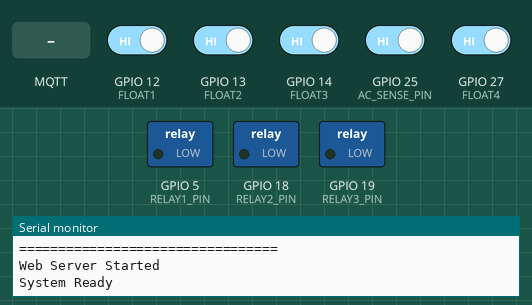
This program was run on a simulated ESP32. On the bench: switched loads named in the program (green lamp = pin HIGH), the last lines printed to the serial monitor. Inputs (shaded band) come from the test bench; at power-on: GPIO 12 (FLOAT1), GPIO 13 (FLOAT2), GPIO 14 (FLOAT3), GPIO 25 (AC_SENSE_PIN), GPIO 27 (FLOAT4) HIGH. WiFi joins after 1.5 s; servers stay silent unless stated; no MQTT or app messages arrive unless stated.

Above: at 2.7 s.
2.8 s: MQTT message "ON" arrives on the first subscribed topic
At 5.6 s:
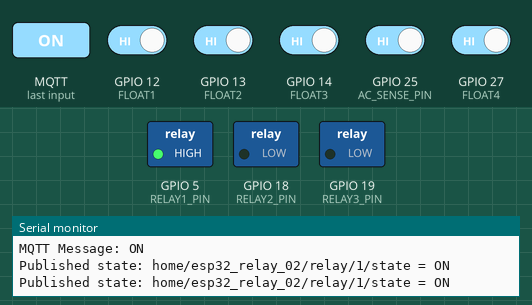
5.8 s: MQTT message "ON" arrives on the second subscribed topic
At 7.0 s:
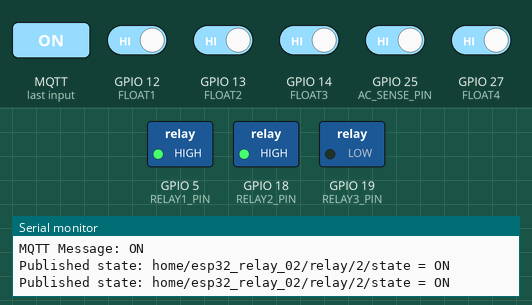
7.3 s: MQTT message "on" arrives on the first subscribed topic
At 8.3 s:
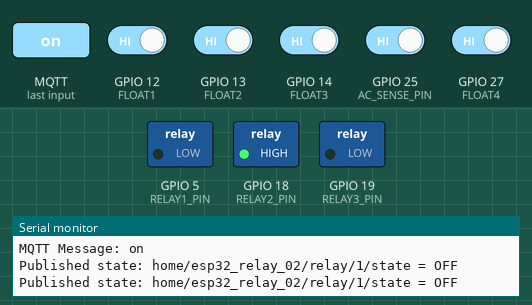
8.8 s: MQTT message "ON" arrives on the third subscribed topic
At 9.5 s:
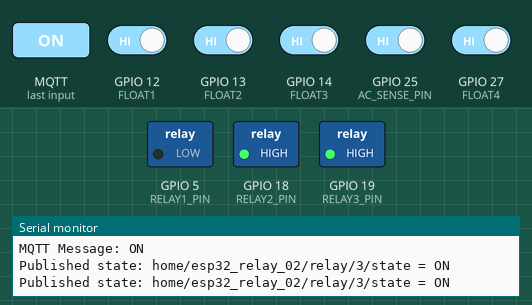
10.3 s: MQTT message "off" arrives on the second subscribed topic
At 10.7 s:
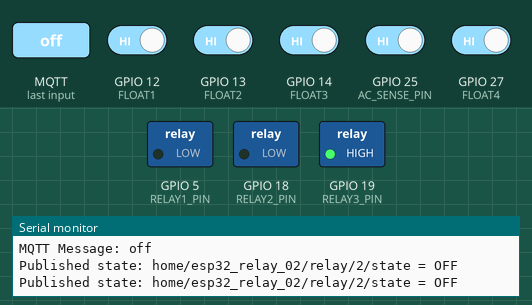
Timing chart, 0 to 13.3 s (numbered marks = the images above; inputs shaded):
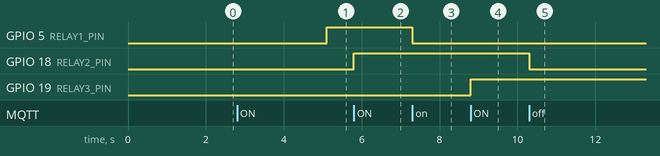

The program:

main.cpp
```cpp
#include <Arduino.h>

#include "wifi_manager.h"
#include "mqtt_manager.h"
#include "relay_manager.h"
#include "web_server.h"
#include "ac_monitor.h"
#include "water_level.h"

void setup()
{
    Serial.begin(115200);

    relayInit();

    acMonitorInit();

    waterLevelInit();

    wifiInit();

    mqttInit();

    webServerInit();

    Serial.println("System Ready");
}

void loop()
{
    wifiLoop();

    mqttLoop();

    acMonitorLoop();

    waterLevelLoop();
}
```

ac_monitor.h
```cpp
#ifndef AC_MONITOR_H
#define AC_MONITOR_H

#include <Arduino.h>

void acMonitorInit();
void acMonitorLoop();
bool isElectricityOn();

#endif
```

mqtt_manager.h
```cpp
#ifndef MQTT_MANAGER_H
#define MQTT_MANAGER_H

#include <Arduino.h>

void mqttInit();

void mqttLoop();

void mqttPublishState(uint8_t relay, bool state);

void mqttPublishDiscovery();

void mqttPublishElectricityState(bool state);

void mqttPublishWaterLevel(const char* state, uint8_t percentage);

#endif
```

water_level.h
```cpp
#ifndef WATER_LEVEL_H
#define WATER_LEVEL_H

#include <Arduino.h>

void waterLevelInit();
void waterLevelLoop();
const char* getWaterLevelState();
uint8_t getWaterLevelPercentage();
bool getFloatState(uint8_t floatNumber);

#endif
```

web_server.h
```cpp
#ifndef WEB_SERVER_H
#define WEB_SERVER_H

void webServerInit();

#endif
```

wifi_manager.h
```cpp
#ifndef WIFI_MANAGER_H
#define WIFI_MANAGER_H

void wifiInit();

void wifiLoop();

#endif
```

ac_monitor.cpp
```cpp
#include "ac_monitor.h"

#include "config.h"
#include "mqtt_manager.h"

namespace
{
volatile uint32_t pulseCount = 0;
portMUX_TYPE pulseMux = portMUX_INITIALIZER_UNLOCKED;
unsigned long lastCheck = 0;
bool electricityOn = false;
bool firstReading = true;
uint8_t pendingChecks = 0;

void IRAM_ATTR pulseISR()
{
    portENTER_CRITICAL_ISR(&pulseMux);
    pulseCount++;
    portEXIT_CRITICAL_ISR(&pulseMux);
}
}

void acMonitorInit()
{
    // H_PF is sampled on falling edges. The internal pull-up prevents GPIO 25
    // from floating when the detector is inactive or disconnected.
    pinMode(AC_SENSE_PIN, INPUT_PULLUP);
    attachInterrupt(digitalPinToInterrupt(AC_SENSE_PIN), pulseISR, FALLING);
    lastCheck = millis();
    Serial.printf("AC monitor started on GPIO %u\n", AC_SENSE_PIN);
}

void acMonitorLoop()
{
    const unsigned long now = millis();
    if(now - lastCheck < AC_CHECK_INTERVAL_MS)
    {
        return;
    }

    portENTER_CRITICAL(&pulseMux);
    const uint32_t pulses = pulseCount;
    pulseCount = 0;
    portEXIT_CRITICAL(&pulseMux);

    const bool detectedOn = pulses >= AC_MIN_PULSES_PER_CHECK;

    // Publish a known initial OFF state, then require multiple consecutive
    // samples before accepting either transition. An isolated EMI/static edge
    // can therefore never report that mains power is present.
    if(firstReading)
    {
        firstReading = false;
        mqttPublishElectricityState(electricityOn);
    }

    if(detectedOn == electricityOn)
    {
        pendingChecks = 0;
    }
    else
    {
        pendingChecks++;
        const uint8_t requiredChecks = detectedOn
            ? AC_ON_CONFIRM_CHECKS
            : AC_OFF_CONFIRM_CHECKS;

        if(pendingChecks >= requiredChecks)
        {
            electricityOn = detectedOn;
            pendingChecks = 0;
            Serial.printf("Electricity: %s (%lu pulses)\n",
                          electricityOn ? "ON" : "OFF",
                          static_cast<unsigned long>(pulses));
            mqttPublishElectricityState(electricityOn);
        }
    }

    lastCheck = now;
}

bool isElectricityOn()
{
    return electricityOn;
}
```

mqtt_manager.cpp
```cpp
#include <WiFi.h>
#include <PubSubClient.h>
#include <ArduinoJson.h>

#include "config.h"
#include "relay_manager.h"
#include "ac_monitor.h"
#include "water_level.h"

WiFiClient espClient;

PubSubClient mqttClient(espClient);

unsigned long mqttReconnectTimer = 0;

// Forward declarations
void mqttPublishState(uint8_t relay, bool state);
void mqttPublishDiscovery();
void mqttPublishElectricityState(bool state);
void mqttPublishWaterLevel(const char* state, uint8_t percentage);

void mqttCallback(char* topic, byte* payload, unsigned int length)
{
    String message;

    for(unsigned int i = 0; i < length; i++)
    {
        message += (char)payload[i];
    }

    Serial.print("MQTT Message: ");
    Serial.println(message);

    if(String(topic) == String(MQTT_BASE_TOPIC) + "/relay/1/set")
    {
        setRelay(1, message == "ON");
        mqttPublishState(1, message == "ON");
    }

    if(String(topic) == String(MQTT_BASE_TOPIC) + "/relay/2/set")
    {
        setRelay(2, message == "ON");
        mqttPublishState(2, message == "ON");
    }

    if(String(topic) == String(MQTT_BASE_TOPIC) + "/relay/3/set")
    {
        setRelay(3, message == "ON");
        mqttPublishState(3, message == "ON");
    }
}

void mqttReconnect()
{
    if(mqttClient.connect(MQTT_CLIENT_ID, MQTT_USERNAME, MQTT_PASSWORD))
    {
        Serial.println("MQTT Connected");

        // Publish availability and discovery
        mqttClient.publish(HA_AVAILABILITY_TOPIC, "online", true);
        mqttPublishDiscovery();

        // Subscribe to relay commands
        for(uint8_t i = 1; i <= 3; i++)
        {
            const String commandTopic = String(MQTT_BASE_TOPIC) +
                "/relay/" + String(i) + "/set";
            mqttClient.subscribe(commandTopic.c_str());
        }

        // Publish current relay states
        for(uint8_t i = 1; i <= 3; i++)
        {
            mqttPublishState(i, getRelayState(i));
        }

        mqttPublishElectricityState(isElectricityOn());
        mqttPublishWaterLevel(getWaterLevelState(), getWaterLevelPercentage());
    }
}

void mqttInit()
{
    mqttClient.setServer(MQTT_BROKER, MQTT_PORT);

    // Home Assistant discovery JSON plus its topic is larger than
    // PubSubClient's default 256-byte packet buffer.
    if(!mqttClient.setBufferSize(MQTT_BUFFER_SIZE))
    {
        Serial.println("ERROR: Could not allocate MQTT packet buffer");
    }

    mqttClient.setCallback(mqttCallback);
}

void mqttPublishState(uint8_t relay, bool state)
{
    if(!mqttClient.connected())
    {
        return;
    }

    String stateTopic = String(MQTT_BASE_TOPIC) +
        "/relay/" + String(relay) + "/state";
    String statePayload = state ? "ON" : "OFF";

    mqttClient.publish(stateTopic.c_str(), statePayload.c_str(), true);

    Serial.print("Published state: ");
    Serial.print(stateTopic);
    Serial.print(" = ");
    Serial.println(statePayload);
}

void mqttPublishElectricityState(bool state)
{
    if(!mqttClient.connected())
    {
        return;
    }

    const char* payload = state ? "ON" : "OFF";
    mqttClient.publish(AC_STATE_TOPIC, payload, true);
    Serial.printf("Published electricity state: %s = %s\n", AC_STATE_TOPIC, payload);
}

void mqttPublishWaterLevel(const char* state, uint8_t percentage)
{
    if(!mqttClient.connected())
    {
        return;
    }

    const String percentagePayload = String(percentage);
    mqttClient.publish(WATER_LEVEL_STATE_TOPIC, state, true);
    mqttClient.publish(WATER_LEVEL_PERCENT_TOPIC, percentagePayload.c_str(), true);
    Serial.printf("Published water level: %s (%u%%)\n", state, percentage);
}

void mqttPublishDiscovery()
{
    if(!mqttClient.connected())
    {
        return;
    }

    // Publish discovery for each relay
    for(uint8_t i = 1; i <= 3; i++)
    {
        JsonDocument doc;

        doc["name"] = "Relay " + String(i);
        doc["unique_id"] = String(HA_DEVICE_ID) + "_relay_" + String(i);
        doc["cmd_t"] = String(MQTT_BASE_TOPIC) +
            "/relay/" + String(i) + "/set";
        doc["stat_t"] = String(MQTT_BASE_TOPIC) +
            "/relay/" + String(i) + "/state";
        doc["avty_t"] = HA_AVAILABILITY_TOPIC;
        doc["pl_on"] = "ON";
        doc["pl_off"] = "OFF";
        doc["pl_avail"] = "online";
        doc["pl_not_avail"] = "offline";

        doc["device"]["identifiers"][0] = HA_DEVICE_ID;
        doc["device"]["name"] = HA_DEVICE_NAME;
        doc["device"]["manufacturer"] = "DIY";
        doc["device"]["model"] = "ESP32 Relay Module";

        String discoveryTopic = String(HA_DISCOVERY_PREFIX) + "/switch/" + String(HA_DEVICE_ID) + "_relay_" + String(i) + "/config";

        String payload;
        serializeJson(doc, payload);

        const bool published = mqttClient.publish(
            discoveryTopic.c_str(), payload.c_str(), true);
        Serial.printf("%s discovery: %s (%u bytes)\n",
                      published ? "Published" : "FAILED to publish",
                      discoveryTopic.c_str(),
                      static_cast<unsigned int>(payload.length()));
    }

    // This is a separate read-only entity on the existing device.  Its unique
    // ID and discovery topic do not overlap with any of the relay switches.
    JsonDocument acDoc;
    acDoc["name"] = "Electricity Supply";
    acDoc["unique_id"] = String(HA_DEVICE_ID) + "_ac_power";
    acDoc["stat_t"] = AC_STATE_TOPIC;
    acDoc["avty_t"] = HA_AVAILABILITY_TOPIC;
    acDoc["pl_on"] = "ON";
    acDoc["pl_off"] = "OFF";
    acDoc["pl_avail"] = "online";
    acDoc["pl_not_avail"] = "offline";
    acDoc["device_class"] = "power";
    acDoc["device"]["identifiers"][0] = HA_DEVICE_ID;
    acDoc["device"]["name"] = HA_DEVICE_NAME;
    acDoc["device"]["manufacturer"] = "DIY";
    acDoc["device"]["model"] = "ESP32 Relay Module";

    String acPayload;
    serializeJson(acDoc, acPayload);
    const String acDiscoveryTopic = String(HA_DISCOVERY_PREFIX) +
        "/binary_sensor/" + String(HA_DEVICE_ID) + "_ac_power/config";
    const bool acPublished = mqttClient.publish(
        acDiscoveryTopic.c_str(), acPayload.c_str(), true);
    Serial.printf("%s discovery: %s (%u bytes)\n",
                  acPublished ? "Published" : "FAILED to publish",
                  acDiscoveryTopic.c_str(),
                  static_cast<unsigned int>(acPayload.length()));

    JsonDocument waterStateDoc;
    waterStateDoc["name"] = "Water Level";
    waterStateDoc["unique_id"] = String(HA_DEVICE_ID) + "_water_level";
    waterStateDoc["stat_t"] = WATER_LEVEL_STATE_TOPIC;
    waterStateDoc["avty_t"] = HA_AVAILABILITY_TOPIC;
    waterStateDoc["icon"] = "mdi:water-percent";
    waterStateDoc["device"]["identifiers"][0] = HA_DEVICE_ID;
    waterStateDoc["device"]["name"] = HA_DEVICE_NAME;
    waterStateDoc["device"]["manufacturer"] = "DIY";
    waterStateDoc["device"]["model"] = "ESP32 Relay Module";

    String waterStatePayload;
    serializeJson(waterStateDoc, waterStatePayload);
    const String waterStateDiscoveryTopic = String(HA_DISCOVERY_PREFIX) +
        "/sensor/" + String(HA_DEVICE_ID) + "_water_level/config";
    mqttClient.publish(waterStateDiscoveryTopic.c_str(), waterStatePayload.c_str(), true);

    JsonDocument waterPercentDoc;
    waterPercentDoc["name"] = "Water Level Percentage";
    waterPercentDoc["unique_id"] = String(HA_DEVICE_ID) + "_water_level_percentage";
    waterPercentDoc["stat_t"] = WATER_LEVEL_PERCENT_TOPIC;
    waterPercentDoc["avty_t"] = HA_AVAILABILITY_TOPIC;
    waterPercentDoc["unit_of_meas"] = "%";
    waterPercentDoc["state_class"] = "measurement";
    waterPercentDoc["device"]["identifiers"][0] = HA_DEVICE_ID;
    waterPercentDoc["device"]["name"] = HA_DEVICE_NAME;
    waterPercentDoc["device"]["manufacturer"] = "DIY";
    waterPercentDoc["device"]["model"] = "ESP32 Relay Module";

    String waterPercentPayload;
    serializeJson(waterPercentDoc, waterPercentPayload);
    const String waterPercentDiscoveryTopic = String(HA_DISCOVERY_PREFIX) +
        "/sensor/" + String(HA_DEVICE_ID) + "_water_level_percentage/config";
    mqttClient.publish(waterPercentDiscoveryTopic.c_str(), waterPercentPayload.c_str(), true);
}

void mqttLoop()
{
    if(WiFi.status() != WL_CONNECTED)
    {
        return;
    }

    if(!mqttClient.connected())
    {
        if(millis() - mqttReconnectTimer > 5000)
        {
            mqttReconnectTimer = millis();

            Serial.println("Reconnecting MQTT...");

            mqttReconnect();
        }
    }

    mqttClient.loop();
}
```

relay_manager.cpp
```cpp
#include "relay_manager.h"
#include "config.h"
#include "mqtt_manager.h"

bool relayStates[3] = {false, false, false};

void relayInit()
{
    pinMode(RELAY1_PIN, OUTPUT);
    pinMode(RELAY2_PIN, OUTPUT);
    pinMode(RELAY3_PIN, OUTPUT);

    digitalWrite(RELAY1_PIN, LOW);
    digitalWrite(RELAY2_PIN, LOW);
    digitalWrite(RELAY3_PIN, LOW);
}

void setRelay(uint8_t relay, bool state)
{
    relayStates[relay - 1] = state;

    switch(relay)
    {
        case 1:
            digitalWrite(RELAY1_PIN, state);
            break;

        case 2:
            digitalWrite(RELAY2_PIN, state);
            break;

        case 3:
            digitalWrite(RELAY3_PIN, state);
            break;
    }

    // Publish state change to MQTT
    mqttPublishState(relay, state);
}

bool getRelayState(uint8_t relay)
{
    return relayStates[relay - 1];
}
```

relay_manager.h
```cpp
// This file provides the relay_manager.h header for relay_manager.cpp
#ifndef RELAY_MANAGER_H
#define RELAY_MANAGER_H

#include <Arduino.h>

void relayInit();
void setRelay(uint8_t relay, bool state);
bool getRelayState(uint8_t relay);

#endif // RELAY_MANAGER_H
```

water_level.cpp
```cpp
#include <Arduino.h>

#include "config.h"
#include "mqtt_manager.h"
#include "water_level.h"

namespace
{
bool floatStates[4] = {false, false, false, false};
const char* waterLevelState = "LOW";
uint8_t waterLevelPercentage = 0;
unsigned long lastCheck = 0;

void readWaterLevel(bool publishChange)
{
    const char* previousState = waterLevelState;
    const uint8_t previousPercentage = waterLevelPercentage;

    floatStates[0] = digitalRead(FLOAT1) == LOW;
    floatStates[1] = digitalRead(FLOAT2) == LOW;
    floatStates[2] = digitalRead(FLOAT3) == LOW;
    floatStates[3] = digitalRead(FLOAT4) == LOW;

    if(floatStates[0] && floatStates[1])
    {
        waterLevelState = "FULL";
        waterLevelPercentage = 100;
    }
    else if(!floatStates[0] && floatStates[1])
    {
        waterLevelState = "MIDDLE";
        waterLevelPercentage = 50;
    }
    else
    {
        waterLevelState = "LOW";
        waterLevelPercentage = 0;
    }

    if(publishChange &&
       (strcmp(previousState, waterLevelState) != 0 ||
        previousPercentage != waterLevelPercentage))
    {
        Serial.printf("Water level: %s (%u%%)\n", waterLevelState, waterLevelPercentage);
        mqttPublishWaterLevel(waterLevelState, waterLevelPercentage);
    }
}
}

void waterLevelInit()
{
    pinMode(FLOAT1, INPUT);
    pinMode(FLOAT2, INPUT);
    pinMode(FLOAT3, INPUT);
    pinMode(FLOAT4, INPUT);
    readWaterLevel(false);
}

void waterLevelLoop()
{
    if(millis() - lastCheck < WATER_LEVEL_CHECK_INTERVAL_MS)
    {
        return;
    }

    lastCheck = millis();
    readWaterLevel(true);
}

const char* getWaterLevelState()
{
    return waterLevelState;
}

uint8_t getWaterLevelPercentage()
{
    return waterLevelPercentage;
}

bool getFloatState(uint8_t floatNumber)
{
    return floatNumber >= 1 && floatNumber <= 4
        ? floatStates[floatNumber - 1]
        : false;
}
```

wifi_manager.cpp
```cpp
#include <WiFi.h>
#include "config.h"

unsigned long wifiReconnectTimer = 0;

void wifiInit()
{
    WiFi.mode(WIFI_STA);

    WiFi.begin(WIFI_SSID, WIFI_PASSWORD);

    Serial.println("=================================");
    Serial.println("Connecting WiFi...");

    while (WiFi.status() != WL_CONNECTED)
    {
        delay(500);

        Serial.print(".");
    }

    Serial.println("");
    Serial.println("=================================");
    Serial.println("WiFi Connected Successfully");
    Serial.println("=================================");

    Serial.print("Connected SSID : ");
    Serial.println(WiFi.SSID());

    Serial.print("ESP32 IP Address : ");
    Serial.println(WiFi.localIP());

    Serial.print("Signal RSSI : ");
    Serial.print(WiFi.RSSI());
    Serial.println(" dBm");

    Serial.print("ESP32 MAC : ");
    Serial.println(WiFi.macAddress());

    Serial.println("=================================");
}

void wifiLoop()
{
    if(WiFi.status() != WL_CONNECTED)
    {
        if(millis() - wifiReconnectTimer > 5000)
        {
            wifiReconnectTimer = millis();

            Serial.println("Reconnecting WiFi...");

            WiFi.disconnect();

            WiFi.begin(WIFI_SSID, WIFI_PASSWORD);
        }
    }
}
```

config.h
```cpp
#ifndef CONFIG_H
#define CONFIG_H

// DEVICE IDENTITY
// Change only this value for each physical controller: "01", "02", "03", etc.
// Every MQTT topic and Home Assistant identifier below is derived from it.
#define DEVICE_ID_SUFFIX       "02"
#define HA_DEVICE_ID           "esp32_relay_" DEVICE_ID_SUFFIX
#define HA_DEVICE_NAME         "ESP32 Relay Controller " DEVICE_ID_SUFFIX
#define MQTT_CLIENT_ID         "ESP32_RELAY_" DEVICE_ID_SUFFIX
#define MQTT_BASE_TOPIC        "home/" HA_DEVICE_ID

// WIFI
#define WIFI_SSID       "DET"
#define WIFI_PASSWORD   "1313373290"

// MQTT
#define MQTT_BROKER     "192.168.100.30"
#define MQTT_PORT       1883
#define MQTT_BUFFER_SIZE 768
#define MQTT_USERNAME   "mqtt-user"
#define MQTT_PASSWORD   "asdffdsa"  // Change this to your HA MQTT password
// HOME ASSISTANT MQTT DISCOVERY
#define HA_DISCOVERY_PREFIX  "homeassistant"
#define HA_AVAILABILITY_TOPIC MQTT_BASE_TOPIC "/availability"

// AC MAINS SENSING (pulse output from the H_PF circuit)
#define AC_SENSE_PIN          25
#define AC_CHECK_INTERVAL_MS  1000
#define AC_MIN_PULSES_PER_CHECK 1
#define AC_ON_CONFIRM_CHECKS  3
#define AC_OFF_CONFIRM_CHECKS 3
#define AC_STATE_TOPIC        MQTT_BASE_TOPIC "/electricity/state"

// WATER LEVEL FLOAT SWITCHES (active HIGH)
#define FLOAT1 12
#define FLOAT2 13
#define FLOAT3 14
#define FLOAT4 27
#define WATER_LEVEL_CHECK_INTERVAL_MS 250
#define WATER_LEVEL_STATE_TOPIC MQTT_BASE_TOPIC "/water_level/state"
#define WATER_LEVEL_PERCENT_TOPIC MQTT_BASE_TOPIC "/water_level/percentage"
// RELAY GPIO
#define RELAY1_PIN 5
#define RELAY2_PIN 18
#define RELAY3_PIN 19

#endif
```

Source omitted: web_server.cpp (24069 bytes)

Measured:
- after the input at 2.8 s, GPIO 5 (RELAY1_PIN): LOW → HIGH after 2.3 s
- after the input at 5.8 s, GPIO 18 (RELAY2_PIN): LOW → HIGH at once
- after the input at 7.3 s, GPIO 5 (RELAY1_PIN): HIGH → LOW at once
- after the input at 8.8 s, GPIO 19 (RELAY3_PIN): LOW → HIGH at once
- after the input at 10.3 s, GPIO 18 (RELAY2_PIN): HIGH → LOW at once
